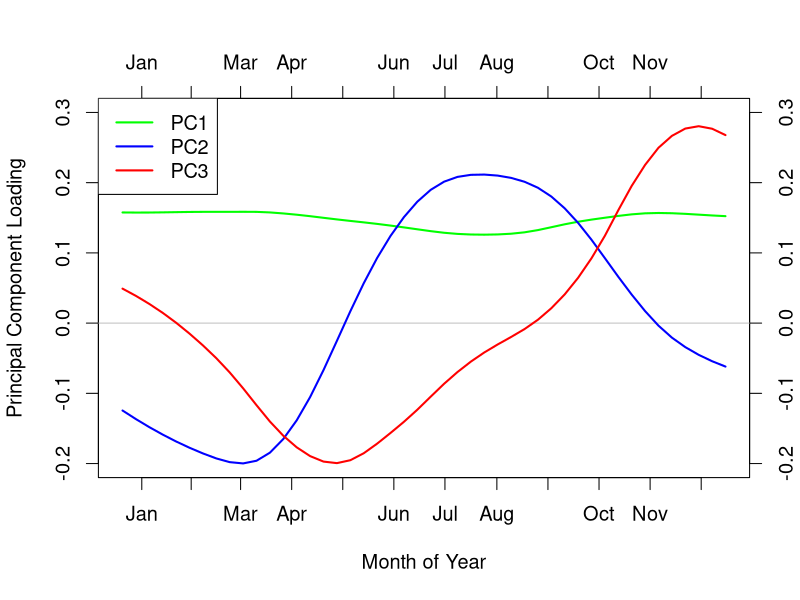

Reproduce this figure in R.
dpm_noleap       <- c(31,28,31,30,31,30,31,31,30,31,30,31)
taxis <- cumsum(dpm_noleap) - dpm_noleap/2
tlab <- c('Jan','Feb','Mar','Apr','May','Jun','Jul','Aug','Sep','Oct','Nov','Dec')
#
data <- read.table('sim_colors2.csv',header=TRUE,sep=',')
x <- (1:46)*8-4
pdf(file='phenology_2000-2012_pc.pdf',width=9,height=6.5)
par(cex=1.2)
plot(x,data$PC3,type='n',ylim=c(-0.2,0.3),col='red',lwd=2,ylab='Principal Component Loading',xlab='Month of Year',xaxt='n',yaxt='n')
axis(1,at=taxis,labels=tlab)
axis(2,at=seq(-0.2,0.3,by=0.1))
axis(3,at=taxis,labels=tlab)
axis(4,at=seq(-0.2,0.3,by=0.1))
#grid()
abline(h=0,col='gray')
lines(x,data$PC1,col='green',lwd=2)
lines(x,data$PC2,col='blue',lwd=2)
lines(x,data$PC3,col='red',lwd=2)
legend('topleft',c('PC1','PC2','PC3'),lwd=c(2,2,2),col=c('green','blue','red'),bg='white')
dev.off()
